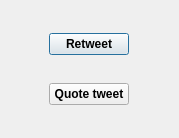
<?xml version="1.0" encoding="UTF-8"?>
<ui version="4.0">
 <class>Re_Quote_Tweet</class>
 <widget class="QDialog" name="Re_Quote_Tweet">
  <property name="geometry">
   <rect>
    <x>0</x>
    <y>0</y>
    <width>179</width>
    <height>138</height>
   </rect>
  </property>
  <property name="windowTitle">
   <string>Dialog</string>
  </property>
  <layout class="QVBoxLayout" name="verticalLayout">
   <item>
    <layout class="QHBoxLayout" name="horizontalLayout">
     <item>
      <spacer name="horizontalSpacer">
       <property name="orientation">
        <enum>Qt::Horizontal</enum>
       </property>
       <property name="sizeHint" stdset="0">
        <size>
         <width>40</width>
         <height>20</height>
        </size>
       </property>
      </spacer>
     </item>
     <item>
      <widget class="QPushButton" name="btn_retweet">
       <property name="font">
        <font>
         <bold>true</bold>
        </font>
       </property>
       <property name="text">
        <string>Retweet</string>
       </property>
      </widget>
     </item>
     <item>
      <spacer name="horizontalSpacer_2">
       <property name="orientation">
        <enum>Qt::Horizontal</enum>
       </property>
       <property name="sizeHint" stdset="0">
        <size>
         <width>40</width>
         <height>20</height>
        </size>
       </property>
      </spacer>
     </item>
    </layout>
   </item>
   <item>
    <layout class="QHBoxLayout" name="horizontalLayout_2">
     <item>
      <spacer name="horizontalSpacer_3">
       <property name="orientation">
        <enum>Qt::Horizontal</enum>
       </property>
       <property name="sizeHint" stdset="0">
        <size>
         <width>40</width>
         <height>20</height>
        </size>
       </property>
      </spacer>
     </item>
     <item>
      <widget class="QPushButton" name="btn_quotetweet">
       <property name="font">
        <font>
         <bold>true</bold>
        </font>
       </property>
       <property name="text">
        <string>Quote tweet</string>
       </property>
      </widget>
     </item>
     <item>
      <spacer name="horizontalSpacer_4">
       <property name="orientation">
        <enum>Qt::Horizontal</enum>
       </property>
       <property name="sizeHint" stdset="0">
        <size>
         <width>40</width>
         <height>20</height>
        </size>
       </property>
      </spacer>
     </item>
    </layout>
   </item>
  </layout>
 </widget>
 <resources/>
 <connections/>
</ui>
